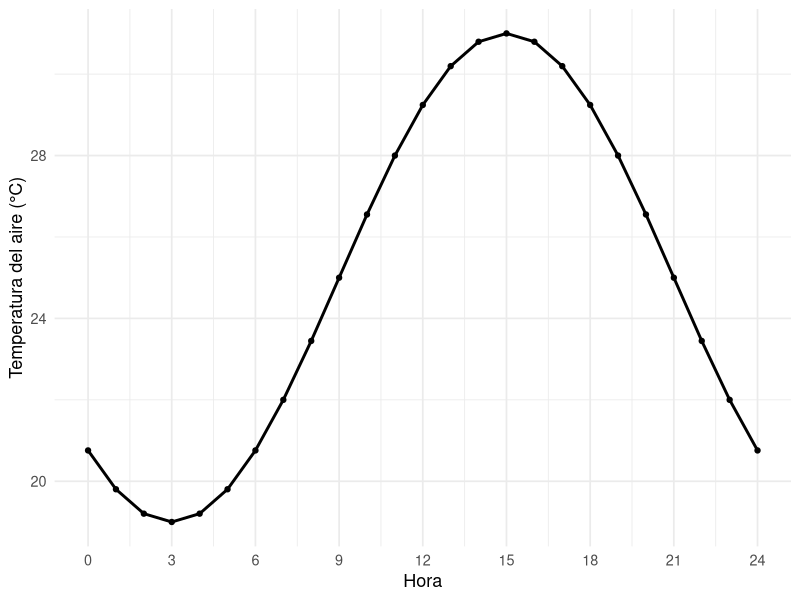
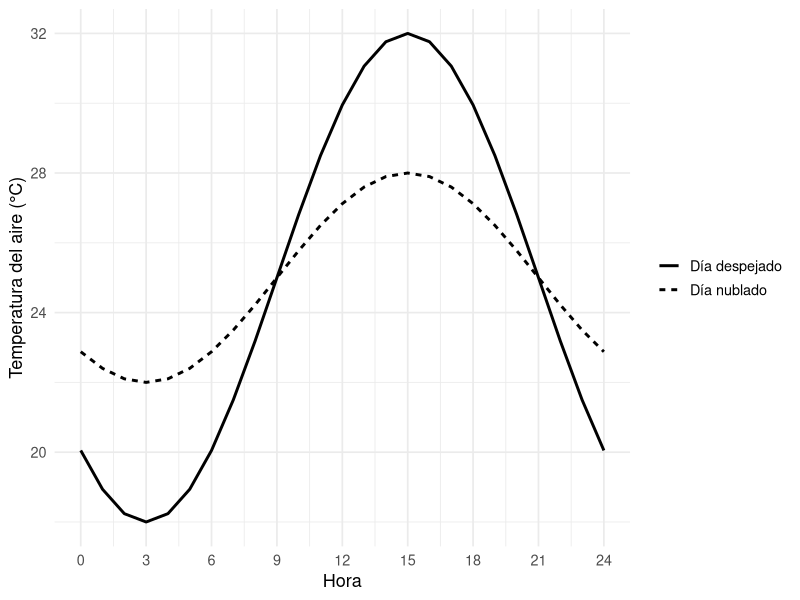
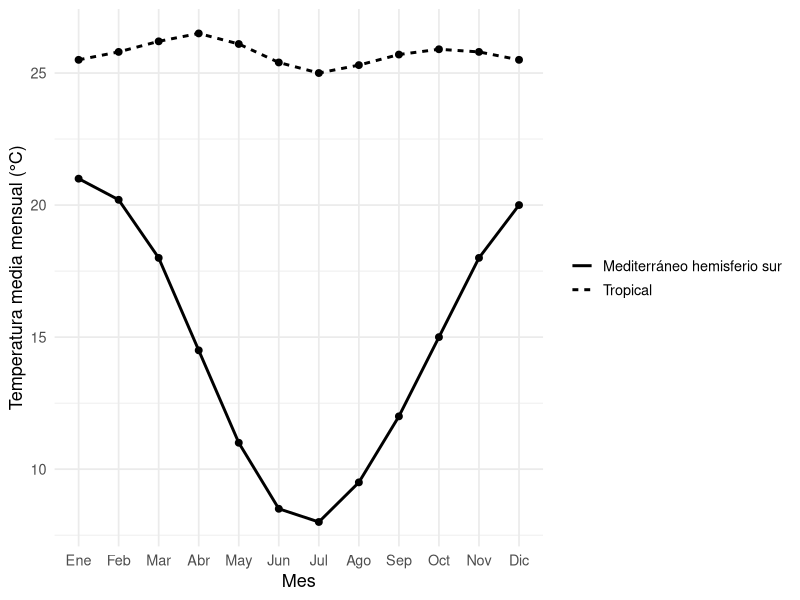
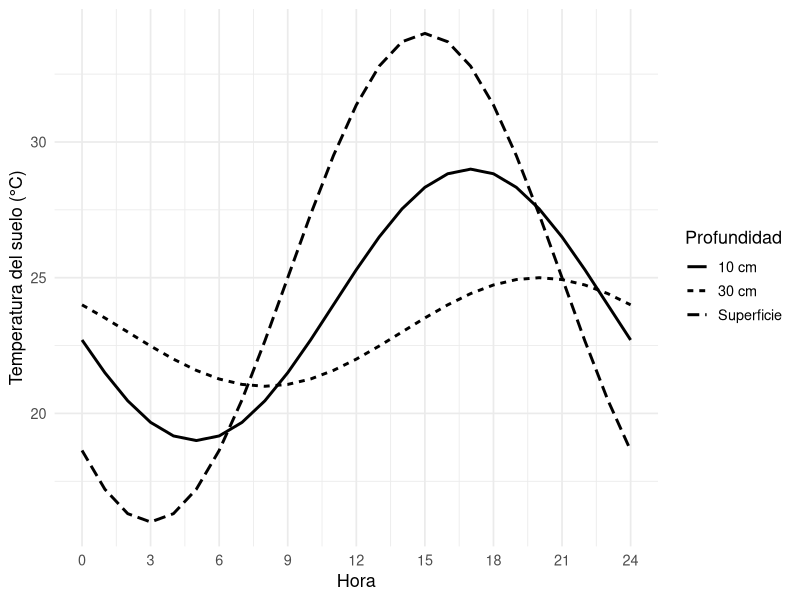
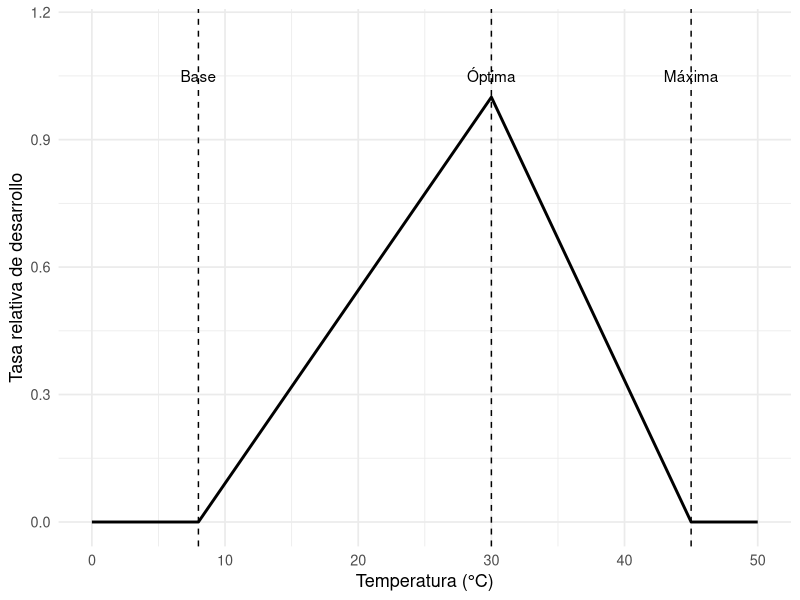

Reproduce these figures in R, in order.
## ---- chunk 1
#| label: fig-ciclo-diario
#| fig-cap: "Ejemplo conceptual del ciclo diario de la temperatura del aire."
#| fig-width: 8
#| fig-height: 4
library(ggplot2)

hora <- 0:24
temperatura <- 25 + 6 * sin((hora - 9) * pi / 12)

datos_diarios <- data.frame(hora, temperatura)

ggplot(datos_diarios, aes(hora, temperatura)) +
  geom_line(linewidth = 1) +
  geom_point(size = 1.5) +
  scale_x_continuous(breaks = seq(0, 24, 3)) +
  labs(x = "Hora", y = "Temperatura del aire (°C)") +
  theme_minimal(base_size = 13)
## ---- chunk 2
#| label: fig-nubes-atd
#| fig-cap: "Efecto conceptual de la nubosidad sobre la temperatura diaria."
#| fig-width: 8
#| fig-height: 4

hora <- 0:24

datos_nubes <- data.frame(
  hora = rep(hora, 2),
  temperatura = c(
    25 + 7 * sin((hora - 9) * pi / 12),
    25 + 3 * sin((hora - 9) * pi / 12)
  ),
  condicion = rep(c("Día despejado", "Día nublado"), each = length(hora))
)

ggplot(datos_nubes, aes(hora, temperatura, linetype = condicion)) +
  geom_line(linewidth = 1) +
  scale_x_continuous(breaks = seq(0, 24, 3)) +
  labs(x = "Hora", y = "Temperatura del aire (°C)", linetype = NULL) +
  theme_minimal(base_size = 13)
## ---- chunk 3
#| label: fig-ciclo-anual
#| fig-cap: "Comparación conceptual de temperatura mensual en clima tropical y mediterráneo."
#| fig-width: 8
#| fig-height: 4

mes <- factor(
  c("Ene", "Feb", "Mar", "Abr", "May", "Jun", "Jul", "Ago", "Sep", "Oct", "Nov", "Dic"),
  levels = c("Ene", "Feb", "Mar", "Abr", "May", "Jun", "Jul", "Ago", "Sep", "Oct", "Nov", "Dic")
)

datos_anuales <- data.frame(
  mes = rep(mes, 2),
  temperatura = c(
    25.5, 25.8, 26.2, 26.5, 26.1, 25.4, 25.0, 25.3, 25.7, 25.9, 25.8, 25.5,
    21.0, 20.2, 18.0, 14.5, 11.0, 8.5, 8.0, 9.5, 12.0, 15.0, 18.0, 20.0
  ),
  clima = rep(c("Tropical", "Mediterráneo hemisferio sur"), each = 12)
)

ggplot(datos_anuales, aes(mes, temperatura, group = clima, linetype = clima)) +
  geom_line(linewidth = 1) +
  geom_point(size = 2) +
  labs(x = "Mes", y = "Temperatura media mensual (°C)", linetype = NULL) +
  theme_minimal(base_size = 13)
## ---- chunk 4
#| label: fig-temp-suelo
#| fig-cap: "Variación conceptual de temperatura del suelo a diferentes profundidades."
#| fig-width: 8
#| fig-height: 4

hora <- 0:24

datos_suelo <- data.frame(
  hora = rep(hora, 3),
  temperatura = c(
    25 + 9 * sin((hora - 9) * pi / 12),
    24 + 5 * sin((hora - 11) * pi / 12),
    23 + 2 * sin((hora - 14) * pi / 12)
  ),
  profundidad = rep(c("Superficie", "10 cm", "30 cm"), each = length(hora))
)

ggplot(datos_suelo, aes(hora, temperatura, linetype = profundidad)) +
  geom_line(linewidth = 1) +
  scale_x_continuous(breaks = seq(0, 24, 3)) +
  labs(x = "Hora", y = "Temperatura del suelo (°C)", linetype = "Profundidad") +
  theme_minimal(base_size = 13)
## ---- chunk 5
#| label: fig-cardinales
#| fig-cap: "Respuesta conceptual de la tasa de desarrollo a la temperatura."
#| fig-width: 8
#| fig-height: 4

temperatura <- seq(0, 50, by = 0.5)

tasa <- ifelse(
  temperatura <= 8 | temperatura >= 45,
  0,
  ifelse(
    temperatura <= 30,
    (temperatura - 8) / (30 - 8),
    (45 - temperatura) / (45 - 30)
  )
)

datos_cardinales <- data.frame(temperatura, tasa)

ggplot(datos_cardinales, aes(temperatura, tasa)) +
  geom_line(linewidth = 1) +
  geom_vline(xintercept = c(8, 30, 45), linetype = "dashed") +
  annotate("text", x = 8, y = 1.05, label = "Base") +
  annotate("text", x = 30, y = 1.05, label = "Óptima") +
  annotate("text", x = 45, y = 1.05, label = "Máxima") +
  labs(x = "Temperatura (°C)", y = "Tasa relativa de desarrollo") +
  coord_cartesian(ylim = c(0, 1.15)) +
  theme_minimal(base_size = 13)
